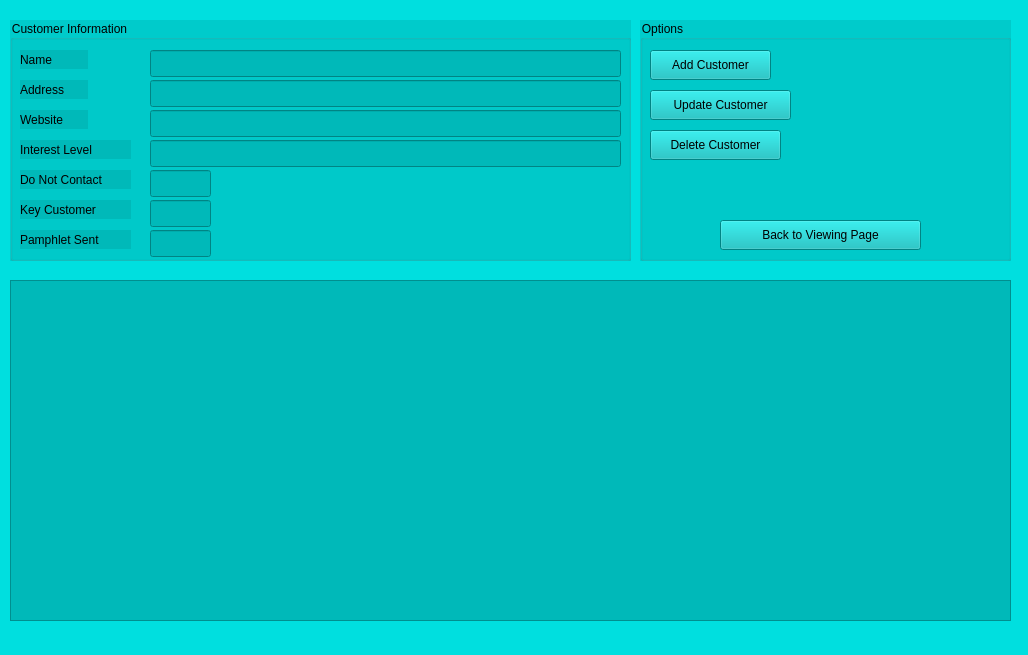
<?xml version="1.0" encoding="UTF-8"?>
<ui version="4.0">
 <class>Admin</class>
 <widget class="QDialog" name="Admin">
  <property name="geometry">
   <rect>
    <x>0</x>
    <y>0</y>
    <width>1028</width>
    <height>655</height>
   </rect>
  </property>
  <property name="windowTitle">
   <string>Dialog</string>
  </property>
  <property name="styleSheet">
   <string notr="true">background-color: rgb(0, 223, 223);</string>
  </property>
  <widget class="QStackedWidget" name="stackedWidget_admin">
   <property name="geometry">
    <rect>
     <x>0</x>
     <y>0</y>
     <width>1021</width>
     <height>641</height>
    </rect>
   </property>
   <property name="currentIndex">
    <number>2</number>
   </property>
   <widget class="QWidget" name="page_login">
    <widget class="QGroupBox" name="box_login">
     <property name="geometry">
      <rect>
       <x>280</x>
       <y>210</y>
       <width>431</width>
       <height>191</height>
      </rect>
     </property>
     <property name="styleSheet">
      <string notr="true">background-color: rgb(0, 203, 203);</string>
     </property>
     <property name="title">
      <string>Login</string>
     </property>
     <widget class="QPushButton" name="button_login">
      <property name="geometry">
       <rect>
        <x>160</x>
        <y>150</y>
        <width>91</width>
        <height>30</height>
       </rect>
      </property>
      <property name="styleSheet">
       <string notr="true">background-color: rgb(0, 185, 185);</string>
      </property>
      <property name="text">
       <string>Login</string>
      </property>
     </widget>
     <widget class="QLineEdit" name="inputField_password">
      <property name="geometry">
       <rect>
        <x>150</x>
        <y>100</y>
        <width>191</width>
        <height>31</height>
       </rect>
      </property>
      <property name="styleSheet">
       <string notr="true">background-color: rgb(0, 185, 185);</string>
      </property>
      <property name="echoMode">
       <enum>QLineEdit::Password</enum>
      </property>
     </widget>
     <widget class="QLabel" name="label_password">
      <property name="geometry">
       <rect>
        <x>50</x>
        <y>100</y>
        <width>81</width>
        <height>19</height>
       </rect>
      </property>
      <property name="styleSheet">
       <string notr="true">background-color: rgb(0, 185, 185);</string>
      </property>
      <property name="text">
       <string>Password</string>
      </property>
     </widget>
     <widget class="QLabel" name="label_username">
      <property name="geometry">
       <rect>
        <x>50</x>
        <y>50</y>
        <width>91</width>
        <height>19</height>
       </rect>
      </property>
      <property name="styleSheet">
       <string notr="true">background-color: rgb(0, 185, 185);</string>
      </property>
      <property name="text">
       <string>Username</string>
      </property>
     </widget>
     <widget class="QLineEdit" name="inputField_username">
      <property name="geometry">
       <rect>
        <x>150</x>
        <y>50</y>
        <width>191</width>
        <height>31</height>
       </rect>
      </property>
      <property name="styleSheet">
       <string notr="true">background-color: rgb(0, 185, 185);</string>
      </property>
     </widget>
    </widget>
    <widget class="QLabel" name="label_login_status">
     <property name="geometry">
      <rect>
       <x>370</x>
       <y>430</y>
       <width>281</width>
       <height>19</height>
      </rect>
     </property>
     <property name="text">
      <string>[+] Status</string>
     </property>
    </widget>
    <widget class="QPushButton" name="pushButton_FAdminTMain">
     <property name="geometry">
      <rect>
       <x>20</x>
       <y>550</y>
       <width>161</width>
       <height>71</height>
      </rect>
     </property>
     <property name="font">
      <font>
       <pointsize>12</pointsize>
      </font>
     </property>
     <property name="styleSheet">
      <string notr="true">background-color: rgb(0, 185, 185);</string>
     </property>
     <property name="text">
      <string>Main Page</string>
     </property>
    </widget>
   </widget>
   <widget class="QWidget" name="page_db__interface">
    <widget class="QPushButton" name="button_view_customer">
     <property name="geometry">
      <rect>
       <x>20</x>
       <y>20</y>
       <width>171</width>
       <height>41</height>
      </rect>
     </property>
     <property name="styleSheet">
      <string notr="true">background-color: rgb(0, 185, 185);</string>
     </property>
     <property name="text">
      <string>View Customer List</string>
     </property>
    </widget>
    <widget class="QPushButton" name="button_view_key_customer">
     <property name="geometry">
      <rect>
       <x>200</x>
       <y>20</y>
       <width>211</width>
       <height>41</height>
      </rect>
     </property>
     <property name="styleSheet">
      <string notr="true">background-color: rgb(0, 185, 185);</string>
     </property>
     <property name="text">
      <string>View Key Customer List</string>
     </property>
    </widget>
    <widget class="QPushButton" name="button_view_purchases">
     <property name="geometry">
      <rect>
       <x>420</x>
       <y>20</y>
       <width>221</width>
       <height>41</height>
      </rect>
     </property>
     <property name="styleSheet">
      <string notr="true">background-color: rgb(0, 185, 185);</string>
     </property>
     <property name="text">
      <string>View Purchases</string>
     </property>
    </widget>
    <widget class="QPushButton" name="button_edit_customer_db">
     <property name="geometry">
      <rect>
       <x>650</x>
       <y>20</y>
       <width>191</width>
       <height>41</height>
      </rect>
     </property>
     <property name="styleSheet">
      <string notr="true">background-color: rgb(0, 185, 185);</string>
     </property>
     <property name="text">
      <string>Edit Customer Database</string>
     </property>
    </widget>
    <widget class="QTableView" name="tableView_view_database">
     <property name="geometry">
      <rect>
       <x>20</x>
       <y>80</y>
       <width>971</width>
       <height>541</height>
      </rect>
     </property>
     <property name="styleSheet">
      <string notr="true">QHeaderView::section {
    background-color:rgb(0, 145, 145);
}
QHeaderView::section:checked
{
    background-color: rgb(0, 203, 203);
}
QTableView {
   background-color:rgb(0, 185, 185);
}</string>
     </property>
     <property name="sortingEnabled">
      <bool>true</bool>
     </property>
    </widget>
   </widget>
   <widget class="QWidget" name="page_edit_database">
    <widget class="QGroupBox" name="groupBox_information">
     <property name="geometry">
      <rect>
       <x>10</x>
       <y>20</y>
       <width>621</width>
       <height>241</height>
      </rect>
     </property>
     <property name="styleSheet">
      <string notr="true">background-color: rgb(0, 203, 203);</string>
     </property>
     <property name="title">
      <string>Customer Information</string>
     </property>
     <widget class="QLabel" name="label_address">
      <property name="geometry">
       <rect>
        <x>10</x>
        <y>60</y>
        <width>68</width>
        <height>19</height>
       </rect>
      </property>
      <property name="styleSheet">
       <string notr="true">background-color: rgb(0, 185, 185);</string>
      </property>
      <property name="text">
       <string>Address</string>
      </property>
     </widget>
     <widget class="QLabel" name="label_website">
      <property name="geometry">
       <rect>
        <x>10</x>
        <y>90</y>
        <width>68</width>
        <height>19</height>
       </rect>
      </property>
      <property name="styleSheet">
       <string notr="true">background-color: rgb(0, 185, 185);</string>
      </property>
      <property name="text">
       <string>Website</string>
      </property>
     </widget>
     <widget class="QLabel" name="label_interest_level">
      <property name="geometry">
       <rect>
        <x>10</x>
        <y>120</y>
        <width>111</width>
        <height>19</height>
       </rect>
      </property>
      <property name="styleSheet">
       <string notr="true">background-color: rgb(0, 185, 185);</string>
      </property>
      <property name="text">
       <string>Interest Level</string>
      </property>
     </widget>
     <widget class="QLabel" name="label_do_not_contact">
      <property name="geometry">
       <rect>
        <x>10</x>
        <y>150</y>
        <width>111</width>
        <height>19</height>
       </rect>
      </property>
      <property name="styleSheet">
       <string notr="true">background-color: rgb(0, 185, 185);</string>
      </property>
      <property name="text">
       <string>Do Not Contact</string>
      </property>
     </widget>
     <widget class="QLabel" name="label_key_customer">
      <property name="geometry">
       <rect>
        <x>10</x>
        <y>180</y>
        <width>111</width>
        <height>19</height>
       </rect>
      </property>
      <property name="styleSheet">
       <string notr="true">background-color: rgb(0, 185, 185);</string>
      </property>
      <property name="text">
       <string>Key Customer</string>
      </property>
     </widget>
     <widget class="QLabel" name="label_pamphlet_sent">
      <property name="geometry">
       <rect>
        <x>10</x>
        <y>210</y>
        <width>111</width>
        <height>19</height>
       </rect>
      </property>
      <property name="styleSheet">
       <string notr="true">background-color: rgb(0, 185, 185);</string>
      </property>
      <property name="text">
       <string>Pamphlet Sent</string>
      </property>
     </widget>
     <widget class="QLabel" name="label_name">
      <property name="geometry">
       <rect>
        <x>10</x>
        <y>30</y>
        <width>68</width>
        <height>19</height>
       </rect>
      </property>
      <property name="styleSheet">
       <string notr="true">background-color: rgb(0, 185, 185);</string>
      </property>
      <property name="text">
       <string>Name</string>
      </property>
     </widget>
     <widget class="QLineEdit" name="inputField_name">
      <property name="geometry">
       <rect>
        <x>140</x>
        <y>30</y>
        <width>471</width>
        <height>27</height>
       </rect>
      </property>
      <property name="styleSheet">
       <string notr="true">background-color: rgb(0, 185, 185);</string>
      </property>
     </widget>
     <widget class="QLineEdit" name="inputField_address">
      <property name="geometry">
       <rect>
        <x>140</x>
        <y>60</y>
        <width>471</width>
        <height>27</height>
       </rect>
      </property>
      <property name="styleSheet">
       <string notr="true">background-color: rgb(0, 185, 185);</string>
      </property>
     </widget>
     <widget class="QLineEdit" name="inputField_website">
      <property name="geometry">
       <rect>
        <x>140</x>
        <y>90</y>
        <width>471</width>
        <height>27</height>
       </rect>
      </property>
      <property name="styleSheet">
       <string notr="true">background-color: rgb(0, 185, 185);</string>
      </property>
     </widget>
     <widget class="QLineEdit" name="inputField_interest_level">
      <property name="geometry">
       <rect>
        <x>140</x>
        <y>120</y>
        <width>471</width>
        <height>27</height>
       </rect>
      </property>
      <property name="styleSheet">
       <string notr="true">background-color: rgb(0, 185, 185);</string>
      </property>
     </widget>
     <widget class="QLineEdit" name="inputField_do_not_contact">
      <property name="geometry">
       <rect>
        <x>140</x>
        <y>150</y>
        <width>61</width>
        <height>27</height>
       </rect>
      </property>
      <property name="styleSheet">
       <string notr="true">background-color: rgb(0, 185, 185);</string>
      </property>
     </widget>
     <widget class="QLineEdit" name="inputField_pamphlet_sent">
      <property name="geometry">
       <rect>
        <x>140</x>
        <y>210</y>
        <width>61</width>
        <height>27</height>
       </rect>
      </property>
      <property name="styleSheet">
       <string notr="true">background-color: rgb(0, 185, 185);</string>
      </property>
     </widget>
     <widget class="QLineEdit" name="inputField_key_customer">
      <property name="geometry">
       <rect>
        <x>140</x>
        <y>180</y>
        <width>61</width>
        <height>27</height>
       </rect>
      </property>
      <property name="styleSheet">
       <string notr="true">background-color: rgb(0, 185, 185);</string>
      </property>
     </widget>
    </widget>
    <widget class="QGroupBox" name="groupBox_options">
     <property name="geometry">
      <rect>
       <x>640</x>
       <y>20</y>
       <width>371</width>
       <height>241</height>
      </rect>
     </property>
     <property name="styleSheet">
      <string notr="true">background-color: rgb(0, 203, 203);</string>
     </property>
     <property name="title">
      <string>Options</string>
     </property>
     <widget class="QPushButton" name="button_add_customer">
      <property name="geometry">
       <rect>
        <x>10</x>
        <y>30</y>
        <width>121</width>
        <height>30</height>
       </rect>
      </property>
      <property name="styleSheet">
       <string notr="true">background-color: rgb(0, 185, 185);</string>
      </property>
      <property name="text">
       <string>Add Customer</string>
      </property>
     </widget>
     <widget class="QPushButton" name="button_update_customer">
      <property name="geometry">
       <rect>
        <x>10</x>
        <y>70</y>
        <width>141</width>
        <height>30</height>
       </rect>
      </property>
      <property name="styleSheet">
       <string notr="true">background-color: rgb(0, 185, 185);</string>
      </property>
      <property name="text">
       <string>Update Customer</string>
      </property>
     </widget>
     <widget class="QPushButton" name="button_delete_customer">
      <property name="geometry">
       <rect>
        <x>10</x>
        <y>110</y>
        <width>131</width>
        <height>30</height>
       </rect>
      </property>
      <property name="styleSheet">
       <string notr="true">background-color: rgb(0, 185, 185);</string>
      </property>
      <property name="text">
       <string>Delete Customer</string>
      </property>
     </widget>
     <widget class="QPushButton" name="button_back">
      <property name="geometry">
       <rect>
        <x>80</x>
        <y>200</y>
        <width>201</width>
        <height>30</height>
       </rect>
      </property>
      <property name="styleSheet">
       <string notr="true">background-color: rgb(0, 185, 185);</string>
      </property>
      <property name="text">
       <string>Back to Viewing Page</string>
      </property>
     </widget>
    </widget>
    <widget class="QTableView" name="tableView_edit_database">
     <property name="geometry">
      <rect>
       <x>10</x>
       <y>280</y>
       <width>1001</width>
       <height>341</height>
      </rect>
     </property>
     <property name="styleSheet">
      <string notr="true">QHeaderView::section {
    background-color:rgb(0, 145, 145);
}
QHeaderView::section:checked
{
    background-color: rgb(0, 203, 203);
}
QTableView {
   background-color:rgb(0, 185, 185);
}</string>
     </property>
     <property name="sortingEnabled">
      <bool>true</bool>
     </property>
    </widget>
   </widget>
  </widget>
 </widget>
 <resources/>
 <connections/>
</ui>
